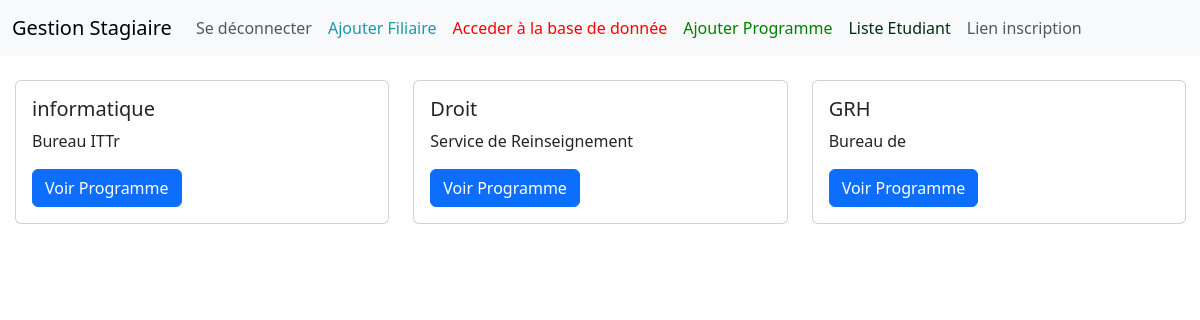
Before: / (signed in) with the older database file.
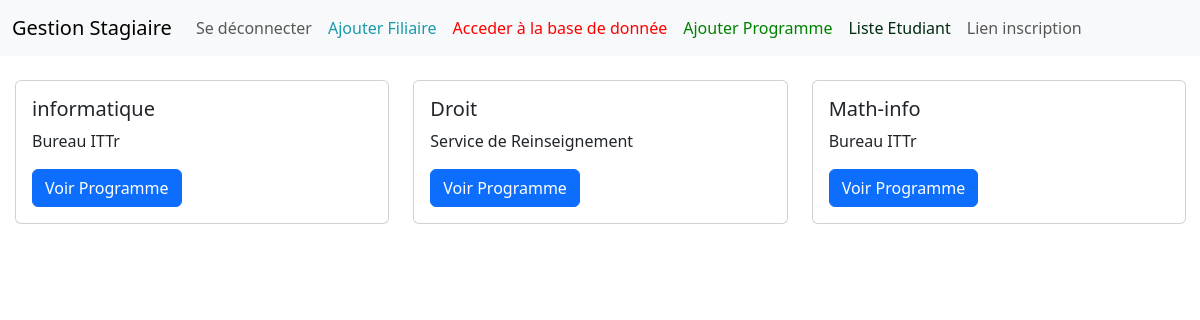
After: the same page with the newer database file.
### stagiaire/models.py (models this page shows, shortened)
class Filiaire(models.Model):
    filiaire = models.CharField(max_length=50,unique=True )
    bureau = models.CharField(max_length=50)

### stagiaire/views.py (the view)
# urls.py: path('', FiliaireListView.as_view(), name='filiaire_list'),
class FiliaireListView(ListView):
    model = Filiaire
    template_name = 'filiaire_list.html'

### stagiaire/templates/filiaire_list.html
{% extends 'base.html' %}
{% block content %}
{% if user.is_authenticated %}<br/>
 <div class="row row-cols-1 row-cols-md-3 g-4" style="margin-right: 2px; margin-left: 3px;">
    {% for filiaire in object_list %}
   <div class="col">
    <div class="card">
      <div class="card-body">
        <h5 class="card-title">{{ filiaire.filiaire }}</h5>
          {% if filiaire.bureau %}
        <p class="card-text">{{ filiaire.bureau }}</p>
          {% else %}
          aucune description
          {% endif %}
      <a href="{% url 'program_list' filiaire.pk %}" class="btn btn-primary">Voir Programme</a>
    </div>
    </div>
  </div>
        {% empty %}
      Aucune filière trouvée.
    {% endfor %}
 </div>
{% else %}
<br/>
<h5 style="text-align:center;">Vous devez vous connecter <a href="{% url 'login' %}" class="btn btn-primary" >Connecter vous</a> Pour vous enreigistrer veillez contacter le pool informatique</h5>
{% endif %}
{% endblock %}

### stagiaire/templates/base.html (shortened to what this page needs)
<!doctype html>
<html lang="en">
  <head>
    <link href="https://cdn.jsdelivr.net/npm/bootstrap@5.3.0-alpha1/dist/css/bootstrap.min.css" rel="stylesheet">
  </head>
  <body>
  <nav class="navbar navbar-expand-lg bg-body-tertiary">
  <div class="container-fluid">
    <a class="navbar-brand" href="{% url 'filiaire_list' %}">Gestion Stagiaire </a>
    <div class="collapse navbar-collapse" id="navbarSupportedContent">
      <ul class="navbar-nav me-auto mb-2 mb-lg-0">
        {% if user.is_authenticated %}
        <li class="nav-item">
          <a class="nav-link" href="{% url 'logout' %}">Se déconnecter</a>
        </li>
        {% if user.is_superuser %}
        <li class="nav-item">
          <a class="nav-link" href="{% url 'filiaire' %}" style="color: #199AAB;">Ajouter Filiaire</a>
        </li>
        <li class="nav-item">
          <a class="nav-link" href="http://127.0.0.1:8000/admin/" style="color:red;">Acceder à la base de donnée</a>
        </li>
        <li class="nav-item">
          <a class="nav-link" href="{% url 'programme' %}" style="color:green;">Ajouter Programme</a>
        </li>
        <li class="nav-item">
          <a class="nav-link" href="{% url 'student_list' %}" style="color:#012b12;">Liste Etudiant</a>
        </li>
        <li class="nav-item">
          <a class="nav-link" href="{% url 'student_add'  %}"> Lien inscription </a>
        </li>
        {% endif %}
        {% endif %}
      </ul>
    </div>
  </div>
</nav>
  <div>
    {% block content %}
    {% endblock %}
  </div>
  </body>
</html>

Changed rows visible on the page:
removed Filiaire: filiaire "GRH", bureau "Bureau de"
added Filiaire: filiaire "Math-info", bureau "Bureau ITTr"
